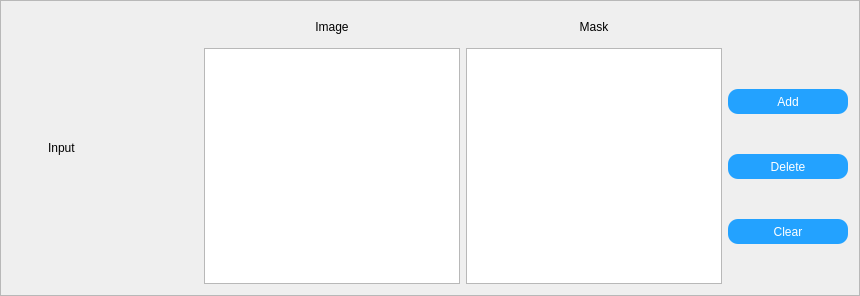
                  <widget class="QFrame" name="Frame_CreateDataset_Input">
                   <property name="sizePolicy">
                    <sizepolicy hsizetype="Preferred" vsizetype="Minimum">
                     <horstretch>0</horstretch>
                     <verstretch>0</verstretch>
                    </sizepolicy>
                   </property>
                   <property name="minimumSize">
                    <size>
                     <width>300</width>
                     <height>0</height>
                    </size>
                   </property>
                   <property name="maximumSize">
                    <size>
                     <width>16777215</width>
                     <height>16777215</height>
                    </size>
                   </property>
                   <property name="styleSheet">
                    <string notr="true">QFrame#Frame_CreateDataset_Input
{
	border-top:1px solid rgb(226, 226, 226);
	border-bottom:2px solid rgb(226, 226, 226);
	border-left:2px solid rgb(226, 226, 226);
	border-right:2px solid rgb(226, 226, 226);
	background-color: rgb(247, 247, 247);
}</string>
                   </property>
                   <property name="frameShape">
                    <enum>QFrame::StyledPanel</enum>
                   </property>
                   <property name="frameShadow">
                    <enum>QFrame::Raised</enum>
                   </property>
                   <layout class="QHBoxLayout" name="horizontalLayout_24">
                    <item>
                     <layout class="QHBoxLayout" name="horizontalLayout_4">
                      <item>
                       <widget class="QLabel" name="Label_CreateDataset_Input">
                        <property name="sizePolicy">
                         <sizepolicy hsizetype="Fixed" vsizetype="Fixed">
                          <horstretch>0</horstretch>
                          <verstretch>0</verstretch>
                         </sizepolicy>
                        </property>
                        <property name="minimumSize">
                         <size>
                          <width>30</width>
                          <height>30</height>
                         </size>
                        </property>
                        <property name="maximumSize">
                         <size>
                          <width>30</width>
                          <height>30</height>
                         </size>
                        </property>
                        <property name="styleSheet">
                         <string notr="true">border-image: url(:/Icon/State/RedLight.png);</string>
                        </property>
                        <property name="text">
                         <string/>
                        </property>
                       </widget>
                      </item>
                      <item>
                       <widget class="QLabel" name="label_2">
                        <property name="sizePolicy">
                         <sizepolicy hsizetype="Fixed" vsizetype="Fixed">
                          <horstretch>0</horstretch>
                          <verstretch>0</verstretch>
                         </sizepolicy>
                        </property>
                        <property name="minimumSize">
                         <size>
                          <width>150</width>
                          <height>30</height>
                         </size>
                        </property>
                        <property name="maximumSize">
                         <size>
                          <width>150</width>
                          <height>30</height>
                         </size>
                        </property>
                        <property name="styleSheet">
                         <string notr="true">QLabel
{
	border:0px;
	
	font: 87 10pt &quot;Arial Black&quot;;
}</string>
                        </property>
                        <property name="text">
                         <string>Input</string>
                        </property>
                        <property name="alignment">
                         <set>Qt::AlignLeading|Qt::AlignLeft|Qt::AlignVCenter</set>
                        </property>
                       </widget>
                      </item>
                      <item>
                       <layout class="QVBoxLayout" name="verticalLayout_7">
                        <item>
                         <widget class="QLabel" name="label_3">
                          <property name="sizePolicy">
                           <sizepolicy hsizetype="Preferred" vsizetype="Fixed">
                            <horstretch>0</horstretch>
                            <verstretch>0</verstretch>
                           </sizepolicy>
                          </property>
                          <property name="minimumSize">
                           <size>
                            <width>0</width>
                            <height>30</height>
                           </size>
                          </property>
                          <property name="maximumSize">
                           <size>
                            <width>16777215</width>
                            <height>30</height>
                           </size>
                          </property>
                          <property name="styleSheet">
                           <string notr="true">QLabel
{
	border:0px;
	
	font: 87 10pt &quot;Arial Black&quot;;
}</string>
                          </property>
                          <property name="text">
                           <string>Image</string>
                          </property>
                          <property name="alignment">
                           <set>Qt::AlignCenter</set>
                          </property>
                         </widget>
                        </item>
                        <item>
                         <widget class="QListWidget" name="ListWidget_CreateDataset_Image"/>
                        </item>
                       </layout>
                      </item>
                      <item>
                       <layout class="QVBoxLayout" name="VerticalLayout_CreateDataset_Input_Mask">
                        <item>
                         <widget class="QLabel" name="Label_CreateDataset_Input_Mask">
                          <property name="sizePolicy">
                           <sizepolicy hsizetype="Preferred" vsizetype="Fixed">
                            <horstretch>0</horstretch>
                            <verstretch>0</verstretch>
                           </sizepolicy>
                          </property>
                          <property name="minimumSize">
                           <size>
                            <width>0</width>
                            <height>30</height>
                           </size>
                          </property>
                          <property name="maximumSize">
                           <size>
                            <width>16777215</width>
                            <height>30</height>
                           </size>
                          </property>
                          <property name="styleSheet">
                           <string notr="true">QLabel
{
	border:0px;
	
	font: 87 10pt &quot;Arial Black&quot;;
}</string>
                          </property>
                          <property name="text">
                           <string>Mask</string>
                          </property>
                          <property name="alignment">
                           <set>Qt::AlignCenter</set>
                          </property>
                         </widget>
                        </item>
                        <item>
                         <widget class="QListWidget" name="ListWidget_CreateDataset_Mask"/>
                        </item>
                       </layout>
                      </item>
                      <item>
                       <layout class="QVBoxLayout" name="verticalLayout_10">
                        <property name="spacing">
                         <number>7</number>
                        </property>
                        <item>
                         <widget class="QLabel" name="label_5">
                          <property name="sizePolicy">
                           <sizepolicy hsizetype="Preferred" vsizetype="Fixed">
                            <horstretch>0</horstretch>
                            <verstretch>0</verstretch>
                           </sizepolicy>
                          </property>
                          <property name="minimumSize">
                           <size>
                            <width>0</width>
                            <height>30</height>
                           </size>
                          </property>
                          <property name="maximumSize">
                           <size>
                            <width>16777215</width>
                            <height>30</height>
                           </size>
                          </property>
                          <property name="text">
                           <string/>
                          </property>
                         </widget>
                        </item>
                        <item>
                         <layout class="QVBoxLayout" name="verticalLayout_11">
                          <property name="spacing">
                           <number>40</number>
                          </property>
                          <item>
                           <spacer name="verticalSpacer_4">
                            <property name="orientation">
                             <enum>Qt::Vertical</enum>
                            </property>
                            <property name="sizeHint" stdset="0">
                             <size>
                              <width>20</width>
                              <height>40</height>
                             </size>
                            </property>
                           </spacer>
                          </item>
                          <item>
                           <widget class="QPushButton" name="PushButton_CreateDataset_Add">
                            <property name="sizePolicy">
                             <sizepolicy hsizetype="Fixed" vsizetype="Fixed">
                              <horstretch>0</horstretch>
                              <verstretch>0</verstretch>
                             </sizepolicy>
                            </property>
                            <property name="minimumSize">
                             <size>
                              <width>120</width>
                              <height>25</height>
                             </size>
                            </property>
                            <property name="maximumSize">
                             <size>
                              <width>120</width>
                              <height>25</height>
                             </size>
                            </property>
                            <property name="styleSheet">
                             <string notr="true">QPushButton
{
	font: 87 10pt &quot;Arial Black&quot;;
	color: rgb(255, 255, 255);
	background-color: rgb(35, 162, 255);
	border-radius: 10px;
}
QPushButton:pressed
{
background-color: rgb(255, 255, 255);
}
QPushButton:hover
{
background-color: rgb(192, 233, 251);
}
QPushButton:disabled
{
	background-color: rgb(198, 198, 198);
}</string>
                            </property>
                            <property name="text">
                             <string>Add</string>
                            </property>
                           </widget>
                          </item>
                          <item>
                           <widget class="QPushButton" name="PushButton_CreateDataset_Delete">
                            <property name="sizePolicy">
                             <sizepolicy hsizetype="Fixed" vsizetype="Fixed">
                              <horstretch>0</horstretch>
                              <verstretch>0</verstretch>
                             </sizepolicy>
                            </property>
                            <property name="minimumSize">
                             <size>
                              <width>120</width>
                              <height>25</height>
                             </size>
                            </property>
                            <property name="maximumSize">
                             <size>
                              <width>120</width>
                              <height>25</height>
                             </size>
                            </property>
                            <property name="styleSheet">
                             <string notr="true">QPushButton
{
	font: 87 10pt &quot;Arial Black&quot;;
	color: rgb(255, 255, 255);
	background-color: rgb(35, 162, 255);
	border-radius: 10px;
}
QPushButton:pressed
{
background-color: rgb(255, 255, 255);
}
QPushButton:hover
{
background-color: rgb(192, 233, 251);
}
QPushButton:disabled
{
	background-color: rgb(198, 198, 198);
}</string>
                            </property>
                            <property name="text">
                             <string>Delete</string>
                            </property>
                           </widget>
                          </item>
                          <item>
                           <widget class="QPushButton" name="PushButton_CreateDataset_Clear">
                            <property name="sizePolicy">
                             <sizepolicy hsizetype="Fixed" vsizetype="Fixed">
                              <horstretch>0</horstretch>
                              <verstretch>0</verstretch>
                             </sizepolicy>
                            </property>
                            <property name="minimumSize">
                             <size>
                              <width>120</width>
                              <height>25</height>
                             </size>
                            </property>
                            <property name="maximumSize">
                             <size>
                              <width>120</width>
                              <height>25</height>
                             </size>
                            </property>
                            <property name="styleSheet">
                             <string notr="true">QPushButton
{
	font: 87 10pt &quot;Arial Black&quot;;
	color: rgb(255, 255, 255);
	background-color: rgb(35, 162, 255);
	border-radius: 10px;
}
QPushButton:pressed
{
background-color: rgb(255, 255, 255);
}
QPushButton:hover
{
background-color: rgb(192, 233, 251);
}
QPushButton:disabled
{
	background-color: rgb(198, 198, 198);
}</string>
                            </property>
                            <property name="text">
                             <string>Clear</string>
                            </property>
                           </widget>
                          </item>
                          <item>
                           <spacer name="verticalSpacer_5">
                            <property name="orientation">
                             <enum>Qt::Vertical</enum>
                            </property>
                            <property name="sizeHint" stdset="0">
                             <size>
                              <width>20</width>
                              <height>40</height>
                             </size>
                            </property>
                           </spacer>
                          </item>
                         </layout>
                        </item>
                       </layout>
                      </item>
                     </layout>
                    </item>
                   </layout>
                  </widget>
